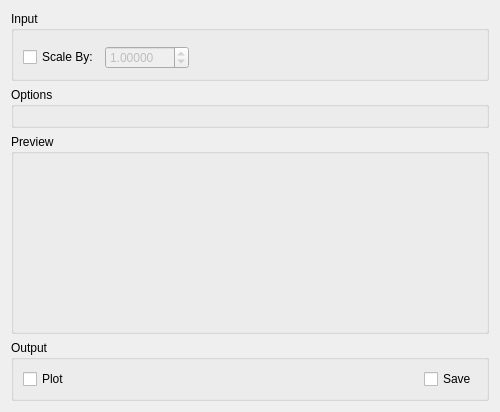
<?xml version="1.0" encoding="UTF-8"?>
<ui version="4.0">
 <class>IndirectMoments</class>
 <widget class="QWidget" name="IndirectMoments">
  <property name="geometry">
   <rect>
    <x>0</x>
    <y>0</y>
    <width>500</width>
    <height>398</height>
   </rect>
  </property>
  <property name="minimumSize">
   <size>
    <width>500</width>
    <height>0</height>
   </size>
  </property>
  <property name="windowTitle">
   <string>Form</string>
  </property>
  <layout class="QVBoxLayout" name="moment_verticalLayout_27">
   <item>
    <widget class="QGroupBox" name="gbInput">
     <property name="title">
      <string>Input</string>
     </property>
     <layout class="QVBoxLayout" name="verticalLayout">
      <item>
       <widget class="MantidQt::MantidWidgets::DataSelector" name="dsInput" native="true">
        <property name="sizePolicy">
         <sizepolicy hsizetype="Minimum" vsizetype="Fixed">
          <horstretch>0</horstretch>
          <verstretch>0</verstretch>
         </sizepolicy>
        </property>
        <property name="loadLabelText" stdset="0">
         <string>Plot Input</string>
        </property>
        <property name="workspaceSuffixes" stdset="0">
         <stringlist>
          <string>_sqw</string>
         </stringlist>
        </property>
        <property name="fileBrowserSuffixes" stdset="0">
         <stringlist>
          <string>_sqw.nxs</string>
         </stringlist>
        </property>
        <property name="showLoad" stdset="0">
         <bool>false</bool>
        </property>
       </widget>
      </item>
      <item>
       <layout class="QHBoxLayout" name="loScale">
        <item>
         <widget class="QCheckBox" name="ckScale">
          <property name="text">
           <string>Scale By:</string>
          </property>
         </widget>
        </item>
        <item>
         <widget class="QDoubleSpinBox" name="spScale">
          <property name="enabled">
           <bool>false</bool>
          </property>
          <property name="decimals">
           <number>5</number>
          </property>
          <property name="maximum">
           <double>999.990000000000009</double>
          </property>
          <property name="singleStep">
           <double>0.100000000000000</double>
          </property>
          <property name="value">
            <double>1.000000000000000</double>
          </property>
         </widget>
        </item>
        <item>
         <spacer name="horizontalSpacer_2">
          <property name="orientation">
           <enum>Qt::Horizontal</enum>
          </property>
          <property name="sizeType">
           <enum>QSizePolicy::Expanding</enum>
          </property>
          <property name="sizeHint" stdset="0">
           <size>
            <width>40</width>
            <height>20</height>
           </size>
          </property>
         </spacer>
        </item>
       </layout>
      </item>
     </layout>
    </widget>
   </item>
   <item>
    <widget class="QGroupBox" name="gbOptions">
     <property name="title">
      <string>Options</string>
     </property>
     <layout class="QHBoxLayout" name="horizontalLayout_21">
      <item>
       <layout class="QHBoxLayout" name="properties"/>
      </item>
      <item>
       <widget class="MantidQt::MantidWidgets::PreviewPlot" name="ppRawPlot" native="true">
        <property name="canvasColour" stdset="0">
         <color>
          <red>255</red>
          <green>255</green>
          <blue>255</blue>
         </color>
        </property>
       </widget>
      </item>
     </layout>
    </widget>
   </item>
   <item>
    <widget class="QGroupBox" name="gbPreview">
     <property name="minimumSize">
      <size>
       <width>0</width>
       <height>200</height>
      </size>
     </property>
     <property name="title">
      <string>Preview</string>
     </property>
     <layout class="QHBoxLayout" name="horizontalLayout_1">
      <property name="margin">
       <number>6</number>
      </property>
      <item>
       <widget class="MantidQt::MantidWidgets::PreviewPlot" name="ppMomentsPreview" native="true">
        <property name="canvasColour" stdset="0">
         <color>
          <red>255</red>
          <green>255</green>
          <blue>255</blue>
         </color>
        </property>
        <property name="showLegend" stdset="0">
         <bool>true</bool>
        </property>
       </widget>
      </item>
     </layout>
    </widget>
   </item>
   <item>
    <widget class="QGroupBox" name="gbOutput">
     <property name="title">
      <string>Output</string>
     </property>
     <layout class="QHBoxLayout" name="horizontalLayout">
      <item>
       <widget class="QCheckBox" name="ckPlot">
        <property name="text">
         <string>Plot</string>
        </property>
       </widget>
      </item>
      <item>
       <spacer name="horizontalSpacer_1">
        <property name="orientation">
         <enum>Qt::Horizontal</enum>
        </property>
        <property name="sizeHint" stdset="0">
         <size>
          <width>40</width>
          <height>20</height>
         </size>
        </property>
       </spacer>
      </item>
      <item>
       <widget class="QCheckBox" name="ckSave">
        <property name="text">
         <string>Save</string>
        </property>
       </widget>
      </item>
     </layout>
    </widget>
   </item>
  </layout>
 </widget>
 <customwidgets>
  <customwidget>
   <class>MantidQt::MantidWidgets::DataSelector</class>
   <extends>QWidget</extends>
   <header>MantidQtMantidWidgets/DataSelector.h</header>
  </customwidget>
  <customwidget>
   <class>MantidQt::MantidWidgets::PreviewPlot</class>
   <extends>QWidget</extends>
   <header>MantidQtMantidWidgets/PreviewPlot.h</header>
   <container>1</container>
  </customwidget>
 </customwidgets>
 <resources/>
 <connections>
  <connection>
   <sender>ckScale</sender>
   <signal>toggled(bool)</signal>
   <receiver>spScale</receiver>
   <slot>setEnabled(bool)</slot>
   <hints>
    <hint type="sourcelabel">
     <x>60</x>
     <y>45</y>
    </hint>
    <hint type="destinationlabel">
     <x>139</x>
     <y>46</y>
    </hint>
   </hints>
  </connection>
 </connections>
</ui>
